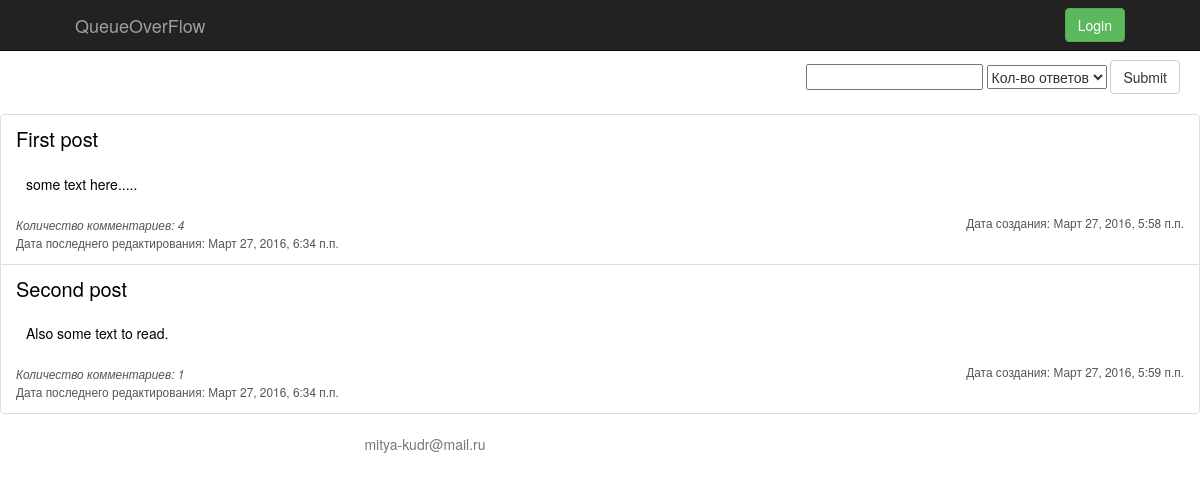
The page /blogs/posts/ on the database as committed earlier.
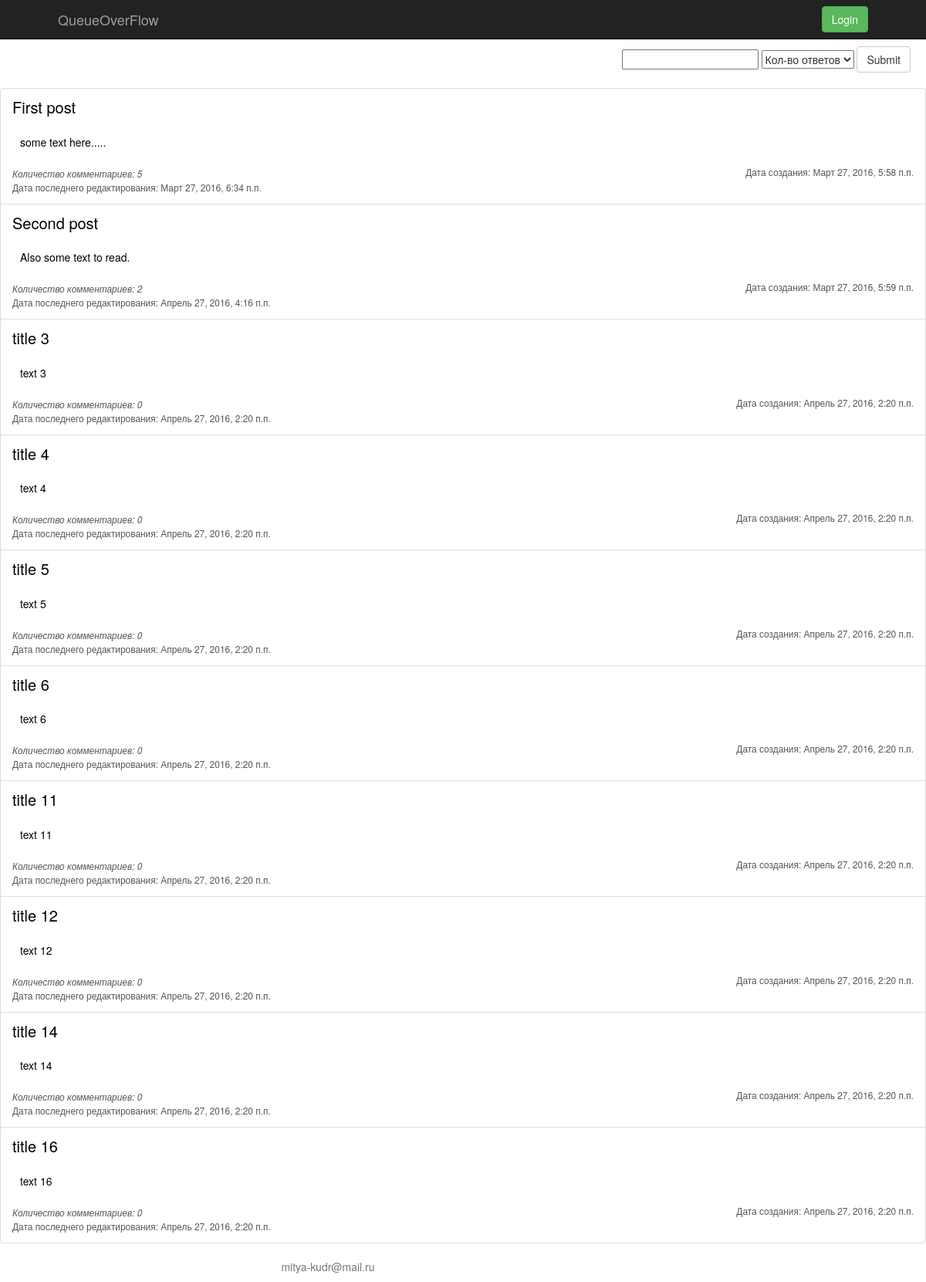
The same page on the database as committed later.
### post/models.py (models this page shows, shortened)
class Post(models.Model):
    title = models.CharField(verbose_name=u'Заголовок', max_length=140)
    text = models.TextField(verbose_name=u'Текст')
    pub_date = models.DateTimeField(verbose_name=u'Дата публикации', auto_now_add=True)
    change_date = models.DateTimeField(verbose_name=u'Дата последнего редактирования', auto_now=True)
    blog = models.ForeignKey('blog.Blog', verbose_name=u'Блог', related_name='post')
    author = models.ForeignKey(settings.AUTH_USER_MODEL, verbose_name=u'Автор', related_name='posts')
    is_published = models.BooleanField(default=False)
    tags = models.ManyToManyField(Tag, related_name='tags')
    class Meta:
        verbose_name = u'Пост'
        verbose_name_plural = u'Посты'
        ordering = ('-pub_date', )

### post/views.py (the view)
class PostList(ListView):
    template_name = "post/post_list.html"
    model = Post
    def dispatch(self, request, *args, **kwargs):
        self.form = QuestionListForm(request.GET)
        self.form.is_valid()
        self.qform = QuesForm(request.POST or None)
        return super(PostList, self).dispatch(request, *args, **kwargs)
    def get_queryset(self):
        postSet = Post.objects.all()
        postSet = postSet.annotate(comments_count=Count('comments__id'))
        return postSet[:10]
    def get_context_data(self, **kwargs):
        context = super(PostList, self).get_context_data(**kwargs)
        context['form'] = self.form
        context['qform'] = self.qform
        return context

### post/forms.py
class QuestionListForm(forms.Form):
    search = forms.CharField(required=False)
    sort_field = forms.ChoiceField(choices=(('comments_count', u'Кол-во ответов'), ('id', 'ID'), ('pub_date', u'Дата создания')), required=False)
    def clean_search(self):
        search = self.cleaned_data.get('search')
        return search

class QuesForm(forms.Form):
    title = forms.CharField(max_length=140)
    text = forms.CharField(widget=forms.Textarea)

### post/templates/post/post_list.html (shortened to what this page needs)
{% extends "base.html" %}
{% block include-css %}
    {% load staticfiles %}
    <link href="{% static "css/post_list.css" %}" rel="stylesheet">
{% endblock %}
{% block content %}
    {% load widget_tweaks %}
    <form action="" class="content__form">
        {{ form.search }}
        {{ form.sort_field|add_class:"btn-group" }}
        <input type="submit" class="btn btn-default">
    </form>
    <div class = "list-group">
        {% for post in object_list %}
            <a href="{% url "post:post_detail" pk=post.id %}" class="list-group-item">
                <div class="post_title center">{{ post.title }}</div>
                <div class="text">{{ post.text }}</div>
                <div class="item_container">
                    <div class="pub_date small">Дата создания: {{ post.pub_date }}</div>
                    <div class="comments_count"><i><small>Количество комментариев: {{ post.comments_count }}</small></i></div>
                    <div class="change_date small">Дата последнего редактирования: {{ post.change_date }}</div>
                </div>
            </a>
        {% endfor %}
    </div>
{% endblock %}

### core/templates/base.html (shortened to what this page needs)
<!DOCTYPE html>
<html lang="en">
<head>
    <link rel="stylesheet" href="style.css" />
    {% load staticfiles %}
    <link href="{% static "css/bootstrap.min.css" %}" rel="stylesheet">
    <link href="{% static "css/base.css" %}" rel="stylesheet">
    <link href="{% static "chosen/chosen.min.css" %}" rel="stylesheet">
    {% block include-css %} {% endblock %}
</head>
<body>
    <div class="navbar navbar-inverse navbar-fixed-top" role="navigation">
      <div class="container">
        {% block header %}
            {% include "header.html" %}
        {% endblock %}
      </div>
    </div>
    <div class="content">
        {% block content %}{% endblock %}
    </div>
    <div id="footer">
      {% include "footer.html" %}
    </div>
    {% load staticfiles %}
</body>
</html>

### core/templates/header.html (shortened to what this page needs)
{% load staticfiles %}
{% if user.is_authenticated %}
    <div class="navbar-header">
      <a class="navbar-brand" href="/blogs/posts">QueueOverFlow</a>
    </div>
    <ul class="nav navbar-nav navbar-right navbar-user">
        <li>
            <form class="navbar-form navbar-right" role="form">
                <button type="submit" class="btn btn-default">Welcome, {{user.username}}</button>
            </form>
        </li>
        <li>
            <form class="navbar-form navbar-right" role="form" action="/logout/">
                <button type="submit" class="btn btn-success">Logout</button>
            </form>
        </li>
    </ul>
{% else %}
    <div class="navbar-header">
      <a class="navbar-brand" href="#">QueueOverFlow</a>
    </div>
    <div class="navbar-collapse collapse">
      <form class="navbar-form navbar-right" role="form" action="/login/" method="get">
        <button type="submit" class="btn btn-success" >Login</button>
      </form>
    </div>
{% endif %}

### core/templates/footer.html
<div class="container">
    <p class="text-muted text-center">mitya-kudr@mail.ru</p>
</div>

### static/chosen/docsupport/style.css (style rules this page uses)
html, body, div, span, object, iframe, h1, h2, h3, h4, h5, h6, p, blockquote, pre, abbr, address, cite, code, del, dfn, em, img, ins, kbd, q, samp, small, strong, sub, sup, var, b, i, dl, dt, dd, ol, ul, li, fieldset, form, label, legend, table, caption, tbody, tfoot, thead, tr, th, td, article, aside, canvas, details, figcaption, figure, footer, header, hgroup, menu, nav, section, summary, time, mark, audio, video { margin: 0; padding: 0; border: 0; font-size: 100%; font: inherit; vertical-align: baseline; }
input, select { vertical-align: middle; }
body { font:13px/1.231 sans-serif; *font-size:small; }
select, input, textarea, button { font:99% sans-serif; }
body { background: #EEE; color: #444; line-height: 1.4em; }
body { font-family: sans-serif; font-size: 1em; }
p { margin: 0 0 .7em; max-width: 700px; }
a { color: #F36C00; outline: none; text-decoration: none; }
i { font-style: italic; }

### static/css/base.css (style rules this page uses)
.content { margin-top: 60px; }
.container { width: 90%; }

### static/css/post_list.css (style rules this page uses)
.post_title { font-size: 20px; color: black; }
.text { margin: 20px 10px; color: black; }
.pub_date { display: inline-block; float: right; }
.change_date { display: inline-block; float: left; }
.list-group-item { padding: 10px 15px 30px; }
.content__form { text-align: right; margin: 10px 20px 20px; }

Rows that differ between the two databases and show on the page:
computed for Post "First post": comments_count "4" → "5"
changed Post "Second post": comments_count "1" → "2"; change_date "Март 27, 2016, 6:34 п.п." → "Апрель 27, 2016, 4:16 п.п."
added Post: title "title 3", text "text 3", pub_date "Апрель 27, 2016, 2:20 п.п.", comments_count "0", change_date "Апрель 27, 2016, 2:20 п.п."
added Post: title "title 4", text "text 4", pub_date "Апрель 27, 2016, 2:20 п.п.", comments_count "0", change_date "Апрель 27, 2016, 2:20 п.п."
added Post: title "title 5", text "text 5", pub_date "Апрель 27, 2016, 2:20 п.п.", comments_count "0", change_date "Апрель 27, 2016, 2:20 п.п."
added Post: title "title 6", text "text 6", pub_date "Апрель 27, 2016, 2:20 п.п.", comments_count "0", change_date "Апрель 27, 2016, 2:20 п.п."
added Post: title "title 11", text "text 11", pub_date "Апрель 27, 2016, 2:20 п.п.", comments_count "0", change_date "Апрель 27, 2016, 2:20 п.п."
added Post: title "title 12", text "text 12", pub_date "Апрель 27, 2016, 2:20 п.п.", comments_count "0", change_date "Апрель 27, 2016, 2:20 п.п."
added Post: title "title 14", text "text 14", pub_date "Апрель 27, 2016, 2:20 п.п.", comments_count "0", change_date "Апрель 27, 2016, 2:20 п.п."
added Post: title "title 16", text "text 16", pub_date "Апрель 27, 2016, 2:20 п.п.", comments_count "0", change_date "Апрель 27, 2016, 2:20 п.п."
